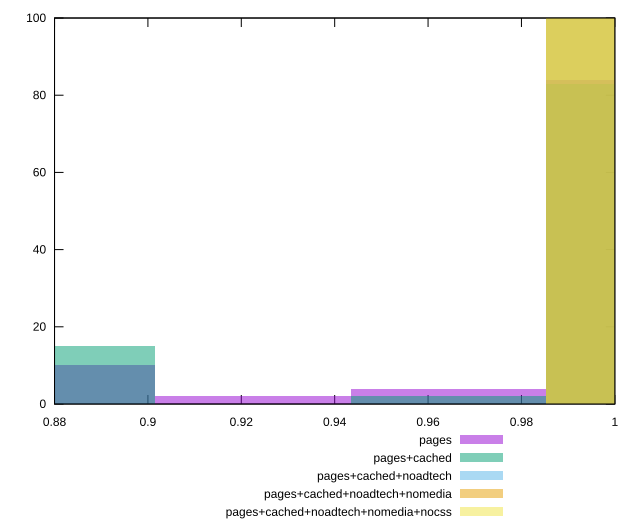

This figure's gnuplot source:
reset

$pages <<EOF
0.8805153956104377 10
1.0063033092690716 84
0.9224447001633157 2
0.9643740047161937 4
EOF

$pagesCached <<EOF
0.8805153956104377 15
1.0063033092690716 83
0.9643740047161937 2
EOF

$pagesCachedNoadtech <<EOF
1.0063033092690716 100
EOF

$pagesCachedNoadtechNomedia <<EOF
1.0063033092690716 100
EOF

$pagesCachedNoadtechNomediaNocss <<EOF
1.0063033092690716 100
EOF

set key outside below
set boxwidth 0.04192930455287799
set xrange [0.88:1]
set yrange [0:100]
set trange [0:100]
set style fill transparent solid 0.5 noborder
set terminal svg size 640, 530 enhanced background rgb 'white'
set output "report_00017_2021-02-10T15-08-03.406Z/unminified-css/comparison/histogram/all_score.svg"

plot $pages title "pages" with boxes, \
     $pagesCached title "pages+cached" with boxes, \
     $pagesCachedNoadtech title "pages+cached+noadtech" with boxes, \
     $pagesCachedNoadtechNomedia title "pages+cached+noadtech+nomedia" with boxes, \
     $pagesCachedNoadtechNomediaNocss title "pages+cached+noadtech+nomedia+nocss" with boxes

reset
